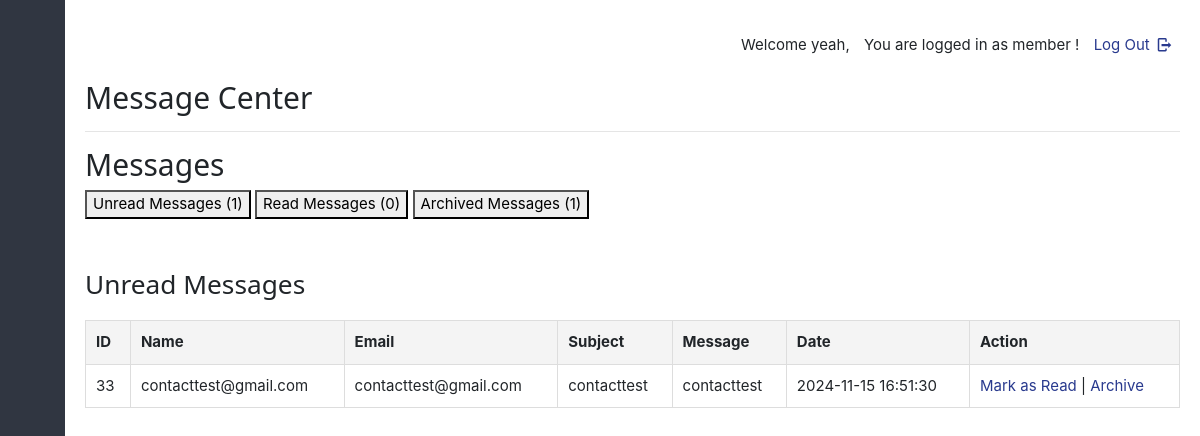
/dashboard/admin/messageCenter.php (signed in), run on the app's committed database.
### tables this page shows
CREATE TABLE IF NOT EXISTS `contact_messages` (
  `message_id` int NOT NULL AUTO_INCREMENT,
  `fullname` varchar(255) NOT NULL,
  `email` varchar(255) NOT NULL,
  `subject` varchar(255) NOT NULL,
  `message` text NOT NULL,
  `created_at` timestamp NULL DEFAULT CURRENT_TIMESTAMP,
  `read_status` varchar(8) DEFAULT NULL,
  `archive_status` tinyint(1) DEFAULT '0',
  PRIMARY KEY (`message_id`)
);

### dashboard/admin/messageCenter.php (the view, shortened to what this page needs)
<!DOCTYPE html>
<html lang="en">
<head>
    <link rel="stylesheet" href="../../css/style.css"  id="style-resource-5">
    <link rel="stylesheet" href="../../css/dashMain.css">
    <link rel="stylesheet" type="text/css" href="../../css/entypo.css">
    <link href="a1style.css" type="text/css" rel="stylesheet">
	<link rel="stylesheet" href="../../css/bootstrap.min.css">
    <link rel="stylesheet" href="../../css/insidedashboard.css">
	<link rel="stylesheet" href="../../css/dashboard/sidebar.css">
</head>
      <body class="page-body  page-fade" onload="collapseSidebar()">
    	<div class="page-container sidebar-collapsed" id="navbarcollapse">
		<div class="sidebar-menu">
			<header class="logo-env">
			</header>
    		<?php include('nav.php'); ?>
    	</div>
    		<div class="main-content">
				<div class="row">
					<div class="col-md-6 col-sm-8 clearfix">
					</div>
					<div class="col-md-6 col-sm-4 clearfix hidden-xs">
						<ul class="list-inline links-list pull-right">
							<li>
								<a href="logout.php">
									Log Out <i class="entypo-logout right"></i>
								</a>
							</li>
						</ul>
					</div>
				</div>
				<h2>Message Center</h2>
<hr />
<div class="">
    <h2>Messages</h2>
    <div class="tab-buttons"  style="margin-bottom:50px;">
        <button onclick="showTab('unread')">Unread Messages (<span id="unread-count"></span>)</button>
        <button onclick="showTab('read')">Read Messages (<span id="read-count"></span>)</button>
        <button onclick="showTab('archived')">Archived Messages (<span id="archived-count"></span>)</button>
    </div>
    <div id="unread" class="tab-content">
        <h3>Unread Messages</h3>
        <table>
            <thead>
            <tr>
                <th>ID</th>
                <th>Name</th>
                <th>Email</th>
                <th>Subject</th>
                <th>Message</th>
                <th>Date</th>
                <th>Action</th>
            </tr>
            </thead>
            <tbody>
            <?php
            $unreadQuery = "
                SELECT COUNT(*) AS count, message_id, fullname, email, subject, message, created_at
                FROM contact_messages
                WHERE (read_status IS NULL OR read_status = 0) AND archive_status = 0
                GROUP BY message, fullname, email, subject, created_at
                ORDER BY created_at DESC
            ";
            $unreadResult = $con->query($unreadQuery);
            if ($unreadResult->num_rows > 0) {
                while ($row = $unreadResult->fetch_assoc()) {
                    echo "<tr>";
                    echo "<td>" . $row["message_id"] . "</td>";
                    echo "<td>" . $row["fullname"] . "</td>";
                    echo "<td>" . $row["email"] . "</td>";
                    echo "<td>" . $row["subject"] . "</td>";
                    echo "<td>" . $row["message"] . "</td>";
                    echo "<td>" . $row["created_at"] . "</td>";
                    echo "<td><a href='?mark_as_read=" . $row["message_id"] . "&tab=unread'>Mark as Read</a> | <a href='?archive=" . $row["message_id"] . "&tab=unread'>Archive</a></td>";
                    echo "</tr>";
                }
            } else {
                echo "<tr><td colspan='7'>No unread messages found</td></tr>";
            }
            ?>
            </tbody>
        </table>
    </div>
</div>
</body>
</html>

### css/style.css (style rules this page uses)
html { font-size: 62.5%; font-family: sans-serif; }
div { display: block; }
body { font-family: "Noto Sans", sans-serif, "Helvetica Neue", Helvetica, Arial, sans-serif; font-size: 12px; line-height: 1.428571429; display: block; margin: 0; }
*, *:before, *:after { box-sizing: border-box; }
a { text-decoration: none; background: transparent; }
input, button, select, textarea { font-family: inherit; font-size: inherit; line-height: inherit; }
button, input { line-height: normal; }
button, input, select, textarea { font-family: inherit; font-size: 100%; margin: 0; }
input, textarea, select, button { text-rendering: auto; color: initial; letter-spacing: normal; word-spacing: normal; text-transform: none; text-indent: 0px; text-shadow: none; display: inline-block; text-align: start; margin: 0em; font: 400 13.3333px Arial; }
button, html input[type="button"], input[type="reset"], input[type="submit"] { cursor: pointer; }
button, select { text-transform: none; }
a { color: #373e4a; text-decoration: none; }
a { background: transparent; }
a { color: #373e4a; }
.page-container { position: relative; padding-left: 280px; }
.page-container .sidebar-menu { position: absolute; width: 280px; top: 0; left: 0; bottom: 0; background: #303641; color: #aaabae; z-index: 1; min-height: 796px; box-sizing: border-box; }
.page-container .sidebar-menu .logo-env { width: 100%; padding: 35px; padding-bottom: 10px; box-sizing: border-box; }
.page-container.sidebar-collapsed { padding-left: 65px; }
.page-container.sidebar-collapsed .sidebar-menu { z-index: 4; width: 65px; }
.page-container.sidebar-collapsed .sidebar-menu .logo-env { display: block; padding: 20px; }
.page-container .sidebar-menu .logo-env:before, .page-container .sidebar-menu .logo-env:after { content: " "; display: table; }
.page-container .sidebar-menu .logo-env:after { clear: both; }
ul, ol { margin-top: 0; margin-bottom: 8.5px; }
ul, menu, dir { display: block; list-style-type: disc; }
li { display: list-item; }
i, cite, em, var, address, dfn { font-style: italic; }

### css/dashMain.css (style rules this page uses)
.page-container .main-content { position: relative; float: left; width: 100%; padding: 20px; z-index: 2; background: #ffffff; box-sizing: border-box; }
.row { margin-left: -15px; margin-right: -15px; }
.row:before, .row:after { content: " "; display: table; }
.row:after { clear: both; }
.col-xs-1, .col-sm-1, .col-md-1, .col-lg-1, .col-xs-2, .col-sm-2, .col-md-2, .col-lg-2, .col-xs-3, .col-sm-3, .col-md-3, .col-lg-3, .col-xs-4, .col-sm-4, .col-md-4, .col-lg-4, .col-xs-5, .col-sm-5, .col-md-5, .col-lg-5, .col-xs-6, .col-sm-6, .col-md-6, .col-lg-6, .col-xs-7, .col-sm-7, .col-md-7, .col-lg-7, .col-xs-8, .col-sm-8, .col-md-8, .col-lg-8, .col-xs-9, .col-sm-9, .col-md-9, .col-lg-9, .col-xs-10, .col-sm-10, .col-md-10, .col-lg-10, .col-xs-11, .col-sm-11, .col-md-11, .col-lg-11, .col-xs-12, .col-sm-12, .col-md-12, .col-lg-12 { position: relative; min-height: 1px; padding-left: 15px; padding-right: 15px; }
.links-list { white-space: nowrap; padding-top: 14px; padding-bottom: 8px; }
.pull-right { float: right !important; }
.list-inline { padding-left: 0; list-style: none; }
ul, ol { margin-top: 0; margin-bottom: 8.5px; }
.list-inline > li:first-child { padding-left: 0; }
.list-inline > li { display: inline-block; padding-left: 5px; padding-right: 5px; }
@media (min-width: 768px) { .col-sm-1, .col-sm-2, .col-sm-3, .col-sm-4, .col-sm-5, .col-sm-6, .col-sm-7, .col-sm-8, .col-sm-9, .col-sm-10, .col-sm-11 { float: left; } }
@media (min-width: 768px) { .col-sm-8 { width: 66.66666666666666%; } }
@media (min-width: 768px) { .col-sm-4 { width: 33.33333333333333%; } }
@media (min-width: 992px) { .col-md-1, .col-md-2, .col-md-3, .col-md-4, .col-md-5, .col-md-6, .col-md-7, .col-md-8, .col-md-9, .col-md-10, .col-md-11 { float: left; } }
@media (min-width: 992px) { .col-md-6 { width: 50%; } }
a { color: #373e4a; text-decoration: none; }
a { background: transparent; }
a { color: #373e4a; }
h2, .h2 { font-size: 25px; }
hr { margin-top: 17px; margin-bottom: 17px; border: 0; border-top: 1px solid #998f8f; }
hr { box-sizing: content-box; height: 0; }
i, cite, em, var, address, dfn { font-style: italic; }

### css/dashboard/sidebar.css (style rules this page uses)
.page-container { display: flex; min-height: 100vh; }
.sidebar-menu { width: 250px; background-color: #2b303a; color: #ffffff; }
.main-content { flex-grow: 1; padding: 20px; }

### data on the page
contact_messages: message_id "33", fullname "contacttest@gmail.com", email "contacttest@gmail.com", subject "contacttest", message "contacttest", created_at "2024-11-15 16:51:30"
